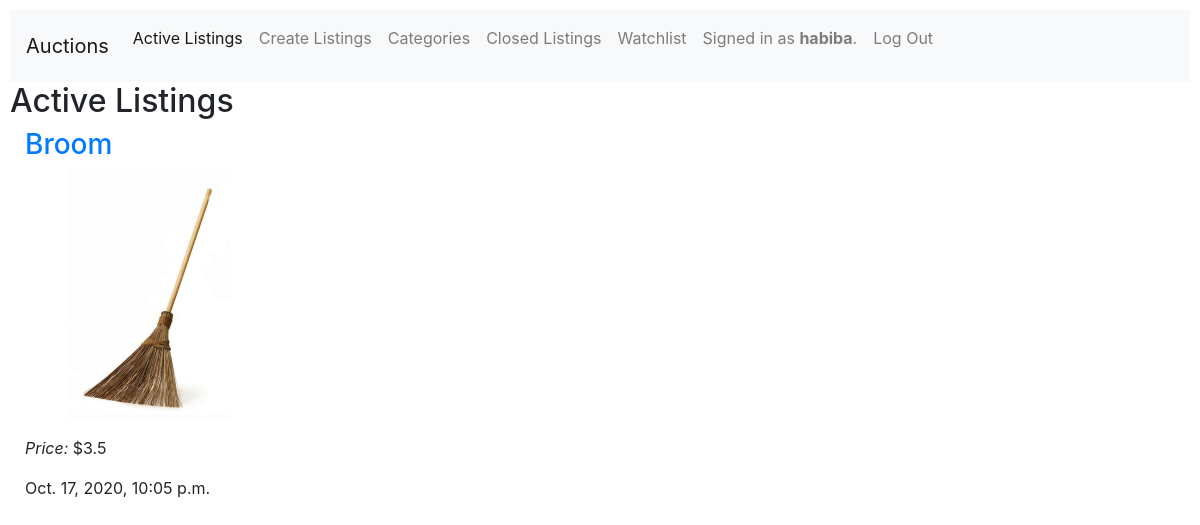
The page / (signed in) on the database its author committed.
### auctions/models.py (models this page shows)
class User(AbstractUser):
    pass

class Listing(models.Model):
    title =  models.CharField(max_length = 100)
    picture = models.ImageField(upload_to = 'pic/%Y/%m/%d')
    detail = models.TextField()
    owner = models.ForeignKey(User, on_delete=models.CASCADE)
    created_at = models.DateTimeField(default=datetime.datetime.now)
    category = models.OneToOneField(Category, on_delete=models.DO_NOTHING)
    startingbid = models.FloatField(default=0)
    status = models.BooleanField(default=True)
    def __str__(self):
        return f"{self.title},{self.created_at} {self.detail}, {self.owner}, {self.category}, {self.startingbid}, {self.picture}, {self.status}"

### auctions/views.py (the view)
# urls.py: path("", views.index, name="index"),
def index(request):
    try:
        listing = Listing.objects.filter(status=True)
        print(listing)
    except Listing.DoesNotExists:#error
        return render(request, "auctions/index.html")
    context = {
        "listing" :listing
    }
    return render(request, "auctions/index.html", context)

### auctions/models.py (called while the page is built)
    def __str__(self):
        return f"{self.category}"

### auctions/templates/auctions/index.html (shortened to what this page needs)
{% extends "auctions/layout.html" %}
{% block body %}
    {% if listing %}
        <h2>Active Listings</h2>
        {% for list in listing%}
            <div class="container-fluid">
                <a href="{% url 'list' list.id %}"><h3>{{ list.title }}</h3></a>
                <img src="{{ list.picture.url }}" >
                <p> <em>Price:</em> ${{ list.startingbid }}</p>
                <p>{{list.created_at}}</p>
            </div>
        {% endfor %}
    {% endif %}
{% endblock %}

### auctions/templates/auctions/layout.html (shortened to what this page needs)
{% load static %}
<!DOCTYPE html>
<html lang="en">
    <head>
        <link rel="stylesheet" href="https://stackpath.bootstrapcdn.com/bootstrap/4.4.1/css/bootstrap.min.css">
        <link href="{% static 'auctions/styles.css' %}" rel="stylesheet">
    </head>
    <body>
        <nav class="navbar navbar-expand-lg navbar-light bg-light">
            <a class="navbar-brand" href="#">Auctions</a>
            <div class="collapse navbar-collapse" id="navbarNavAltMarkup">
              <div class="navbar-nav">
                <a class="nav-item nav-link active" href="{% url 'index' %}">Active Listings <span class="sr-only">(current)</span></a>
                <a class="nav-item nav-link" href="{% url 'addlisting' %}">Create Listings</a>
                <a class="nav-item nav-link" href="{% url 'categories' %}">Categories</a>
                {% if user.is_authenticated %}
                    <a class="nav-item nav-link" href="{% url 'closed' %}">Closed Listings</a>
                    <a class="nav-item nav-link" href="{% url 'allwatchlist' %}">Watchlist</a>
                    <p class="nav-item nav-link" >Signed in as <strong>{{ user.username }}</strong>.</p>
                    <a class="nav-item nav-link" href="{% url 'logout' %}">Log Out</a>
                {% else %}
                    <a class="nav-item nav-link" href="{% url 'login' %}">Log In</a>
                    <a class="nav-item nav-link" href="{% url 'register' %}">Register</a>
                {% endif %}
              </div>
            </div>
          </nav>
        {% block body %}
        {% endblock %}
    </body>
</html>

### auctions/static/auctions/styles.css (style rules this page uses)
body { padding: 10px; }
img { max-width: 250px; max-height: 250px; }

### rows shown on the page
User: username "habiba"
Listing: title "Broom", picture (picture), startingbid "3.5", created_at "Oct. 17, 2020, 10:05 p.m."
